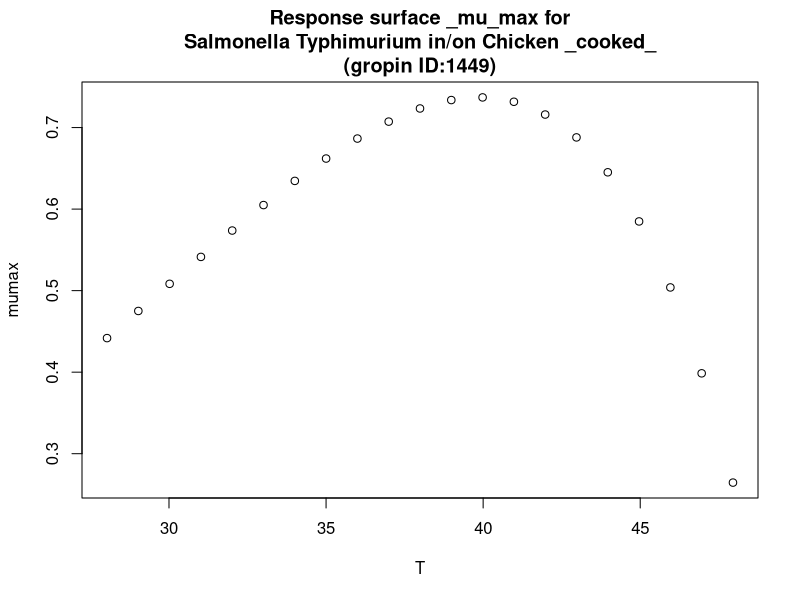

Generate this figure with R:
#############################
# start of Parameter script
#############################
T <- seq(28.028,47.952047952048,length.out=21)
#############################
# end of Parameter script
#############################
############################# 
# start of Model script Gropin ID 1449 
#############################
 
# constant coefficients for this model
 
variables <- data.frame(T)
argumentsPar <- unique.data.frame(expand.grid(variables))
 
# heart of the model
response_surface <- function(T) {
   mumax <-((0.02973*(T-4.703))^2)*(1-exp(0.1172*(T-49.44)))

	return(mumax=mumax)
} 

# output parameters
responseSurface <- cbind(argumentsPar,response_surface(argumentsPar['T']))
colnames(responseSurface) <- c(colnames(argumentsPar),'mumax')
#############################
# End of Model script
#############################
############################# 
# start of Visualisation script Gropin ID 1449 
#############################
titleText <-'Response surface _mu_max for
Salmonella Typhimurium in/on Chicken _cooked_
(gropin ID:1449)'
plot(T,responseSurface$'mumax',xlab='T',
                          ylab='mumax',main=titleText)
#############################
# End of Visualisation script
#############################
